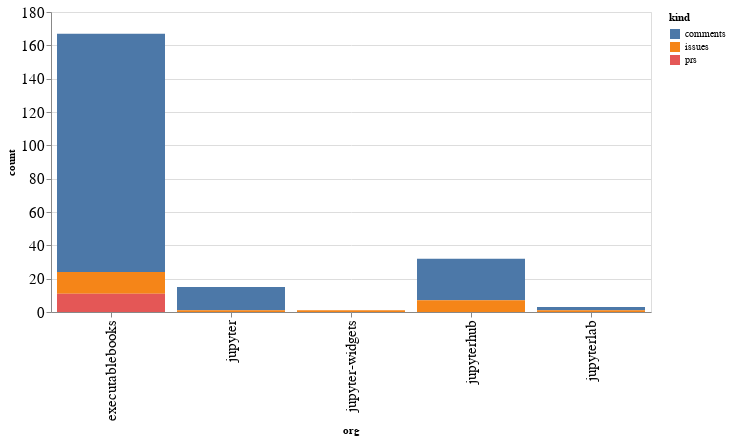

Notebook source saved alongside this figure:
### Code cell
alt.Chart(org_summaries, width=600).mark_bar().encode(
    x='org',
    y='count',
    color='kind',
    tooltip="org"
)

### Figure 1 — Vega-Lite specification as saved in the notebook (floating-point values rounded to 4 significant figures)
{"config": {"axisLeft": {"labelFontSize": 15}, "axisBottom": {"labelFontSize": 15}}, "data": {"name": "data-070d7a7e958e62036cee4cb3466d7298"}, "mark": "bar", "encoding": {"color": {"type": "nominal", "field": "kind"}, "tooltip": {"type": "nominal", "field": "org"}, "x": {"type": "nominal", "field": "org"}, "y": {"type": "quantitative", "field": "count"}}, "width": 600, "$schema": "https://vega.github.io/schema/vega-lite/v4.8.1.json", "datasets": {"data-070d7a7e958e62036cee4cb3466d7298": [{"org": "executablebooks", "kind": "comments", "count": 143}, {"org": "executablebooks", "kind": "issues", "count": 13}, {"org": "executablebooks", "kind": "prs", "count": 11}, {"org": "jupyter", "kind": "comments", "count": 14}, {"org": "jupyter", "kind": "issues", "count": 1}, {"org": "jupyter-widgets", "kind": "issues", "count": 1}, {"org": "jupyterhub", "kind": "comments", "count": 25}, {"org": "jupyterhub", "kind": "issues", "count": 7}, {"org": "jupyterlab", "kind": "comments", "count": 2}, {"org": "jupyterlab", "kind": "issues", "count": 1}]}}
